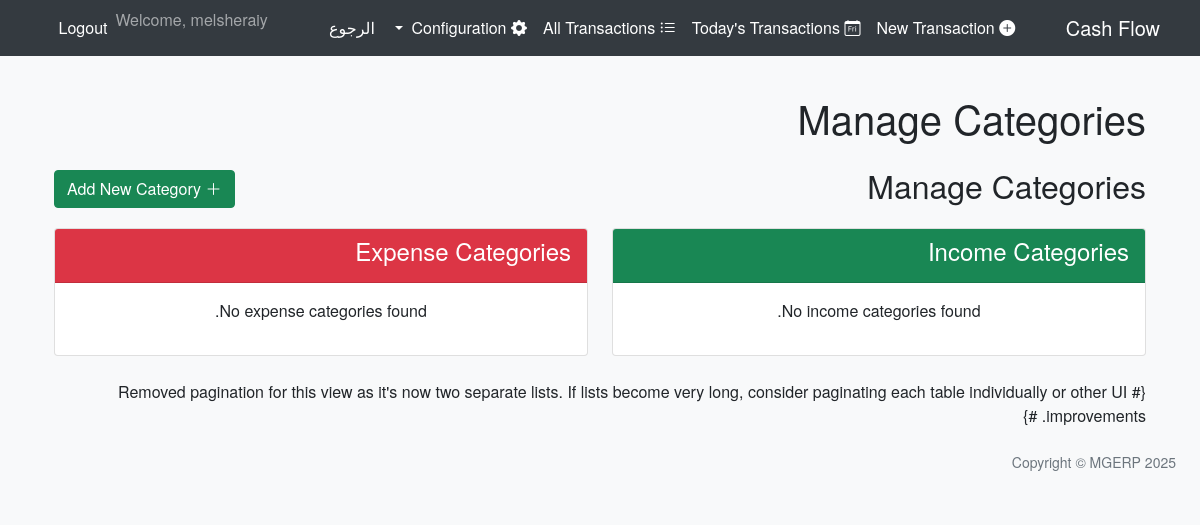
Before: /cashflow/config/categories/ (signed in) with the older database file.
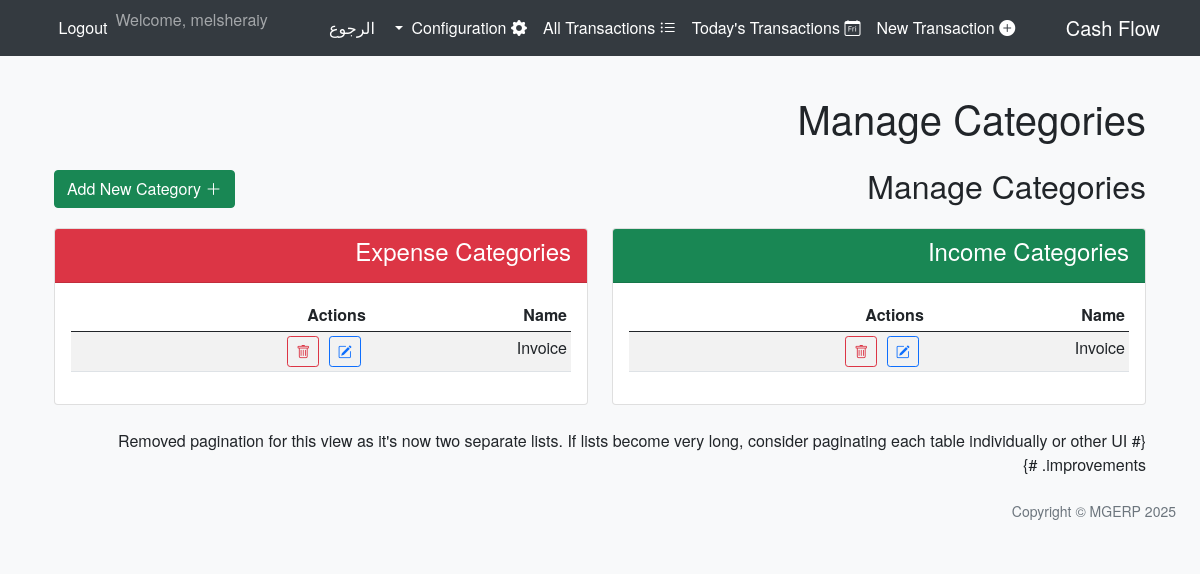
After: the same page with the newer database file.
### cashflow/models.py (models this page shows, shortened)
class Category(models.Model):
    TRANSACTION_TYPE_INCOME = 'INCOME'
    TRANSACTION_TYPE_EXPENSE = 'EXPENSE'
    TYPE_CHOICES = [
        (TRANSACTION_TYPE_INCOME, _('Income')),
        (TRANSACTION_TYPE_EXPENSE, _('Expense')),
    ]
    name = models.CharField(max_length=100, verbose_name=_("Category Name"))
    type = models.CharField(
        max_length=10,
        choices=TYPE_CHOICES,
        verbose_name=_("Transaction Type"),
        null=True, # Allow null temporarily
        blank=True # Allow blank in forms temporarily if needed, though primarily for DB
    )
    class Meta:
        verbose_name = _("Category")
        verbose_name_plural = _("Categories")
        ordering = ['type', 'name']

### cashflow/views.py (the view)
# urls.py: path('config/categories/', views.CategoryListView.as_view(), name='category_list'),
class CategoryListView(SuperuserRequiredMixin, ListView):
    model = Category
    template_name = 'cashflow/config/category_list.html'
    paginate_by = 10
    def get_context_data(self, **kwargs):
        context = super().get_context_data(**kwargs)
        context['income_categories'] = Category.objects.filter(type=Category.TRANSACTION_TYPE_INCOME).order_by('name')
        context['expense_categories'] = Category.objects.filter(type=Category.TRANSACTION_TYPE_EXPENSE).order_by('name')
        context['page_title'] = _('Manage Categories')
        return context

### cashflow/views.py (called while the page is built)
    def test_func(self):
        return self.request.user.is_superuser

### cashflow/templates/cashflow/config/category_list.html (shortened to what this page needs)
{% extends "cashflow/base_cashflow.html" %}
{% load i18n %}
{% block content %}
<div class="d-flex justify-content-between align-items-center mb-3">
    <h2>{{ page_title }}</h2>
    <a href="{% url 'cashflow:category_create' %}" class="btn btn-success">
        <i class="bi bi-plus-lg"></i> {% trans "Add New Category" %}
    </a>
</div>
<div class="row">
    <div class="col-md-6">
        <div class="card">
            <div class="card-header bg-success text-white">
                <h4>{% trans "Income Categories" %}</h4>
            </div>
            <div class="card-body">
                {% if income_categories %}
                    <div class="table-responsive">
                        <table class="table table-striped table-hover table-sm">
                            <thead>
                                <tr>
                                    <th>{% trans "Name" %}</th>
                                    <th>{% trans "Actions" %}</th>
                                </tr>
                            </thead>
                            <tbody>
                                {% for category_item in income_categories %}
                                <tr>
                                    <td>{{ category_item.name }}</td>
                                    <td class="action-buttons">
                                        <a href="{% url 'cashflow:category_update' category_item.pk %}" class="btn btn-sm btn-outline-primary" title="{% trans 'Edit' %}"><i class="bi bi-pencil-square"></i></a>
                                        <a href="{% url 'cashflow:category_delete' category_item.pk %}" class="btn btn-sm btn-outline-danger" title="{% trans 'Delete' %}"><i class="bi bi-trash"></i></a>
                                    </td>
                                </tr>
                                {% endfor %}
                            </tbody>
                        </table>
                    </div>
                {% else %}
                    <p class="text-center">{% trans "No income categories found." %}</p>
                {% endif %}
            </div>
        </div>
    </div>
    <div class="col-md-6">
        <div class="card">
            <div class="card-header bg-danger text-white">
                <h4>{% trans "Expense Categories" %}</h4>
            </div>
            <div class="card-body">
                {% if expense_categories %}
                    <div class="table-responsive">
                        <table class="table table-striped table-hover table-sm">
                            <thead>
                                <tr>
                                    <th>{% trans "Name" %}</th>
                                    <th>{% trans "Actions" %}</th>
                                </tr>
                            </thead>
                            <tbody>
                                {% for category_item in expense_categories %}
                                <tr>
                                    <td>{{ category_item.name }}</td>
                                    <td class="action-buttons">
                                        <a href="{% url 'cashflow:category_update' category_item.pk %}" class="btn btn-sm btn-outline-primary" title="{% trans 'Edit' %}"><i class="bi bi-pencil-square"></i></a>
                                        <a href="{% url 'cashflow:category_delete' category_item.pk %}" class="btn btn-sm btn-outline-danger" title="{% trans 'Delete' %}"><i class="bi bi-trash"></i></a>
                                    </td>
                                </tr>
                                {% endfor %}
                            </tbody>
                        </table>
                    </div>
                {% else %}
                    <p class="text-center">{% trans "No expense categories found." %}</p>
                {% endif %}
            </div>
        </div>
    </div>
</div>
{# Removed pagination for this view as it's now two separate lists.
   If lists become very long, consider paginating each table individually or other UI improvements. #}
{% endblock %}

Changed rows visible on the page:
added Category: name "Invoice", shown under "Income Categories"
added Category: name "Invoice", shown under "Expense Categories"
Other visible differences:
text no longer shown: "No income categories found. No expense categories found."
text now shown: "Name Actions Name Actions"
